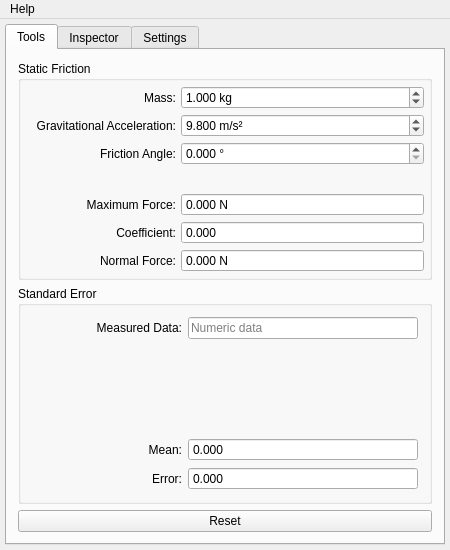
<?xml version="1.0" encoding="UTF-8"?>
<ui version="4.0">
 <class>MovimentoWindow</class>
 <widget class="QMainWindow" name="MovimentoWindow">
  <property name="geometry">
   <rect>
    <x>0</x>
    <y>0</y>
    <width>450</width>
    <height>550</height>
   </rect>
  </property>
  <property name="minimumSize">
   <size>
    <width>450</width>
    <height>550</height>
   </size>
  </property>
  <property name="maximumSize">
   <size>
    <width>450</width>
    <height>550</height>
   </size>
  </property>
  <property name="windowTitle">
   <string>Movimento</string>
  </property>
  <property name="locale">
   <locale language="English" country="UnitedStates"/>
  </property>
  <widget class="QWidget" name="centralWidget">
   <layout class="QGridLayout" name="centralWidgetLayout">
    <property name="leftMargin">
     <number>5</number>
    </property>
    <property name="topMargin">
     <number>5</number>
    </property>
    <property name="rightMargin">
     <number>5</number>
    </property>
    <property name="bottomMargin">
     <number>5</number>
    </property>
    <property name="spacing">
     <number>5</number>
    </property>
    <item row="0" column="0">
     <widget class="QTabWidget" name="movimentoTabs">
      <property name="currentIndex">
       <number>0</number>
      </property>
      <widget class="QWidget" name="ToolsTab">
       <attribute name="title">
        <string>Tools</string>
       </attribute>
       <layout class="QFormLayout" name="formLayout">
        <item row="0" column="0" colspan="2">
         <widget class="QGroupBox" name="staticFrictionToolsGroup">
          <property name="title">
           <string>Static Friction</string>
          </property>
          <layout class="QFormLayout" name="staticFrictionToolsGroupLayout">
           <property name="horizontalSpacing">
            <number>5</number>
           </property>
           <property name="verticalSpacing">
            <number>5</number>
           </property>
           <property name="leftMargin">
            <number>5</number>
           </property>
           <property name="topMargin">
            <number>5</number>
           </property>
           <property name="rightMargin">
            <number>5</number>
           </property>
           <property name="bottomMargin">
            <number>5</number>
           </property>
           <item row="0" column="0">
            <widget class="QLabel" name="massToolsLabel">
             <property name="minimumSize">
              <size>
               <width>150</width>
               <height>0</height>
              </size>
             </property>
             <property name="text">
              <string>Mass:</string>
             </property>
             <property name="alignment">
              <set>Qt::AlignRight|Qt::AlignTrailing|Qt::AlignVCenter</set>
             </property>
            </widget>
           </item>
           <item row="0" column="1">
            <widget class="QDoubleSpinBox" name="massToolsField">
             <property name="suffix">
              <string> kg</string>
             </property>
             <property name="decimals">
              <number>3</number>
             </property>
             <property name="maximum">
              <double>100.000000000000000</double>
             </property>
             <property name="singleStep">
              <double>0.001000000000000</double>
             </property>
             <property name="value">
              <double>1.000000000000000</double>
             </property>
            </widget>
           </item>
           <item row="1" column="0">
            <widget class="QLabel" name="gravitationalAccelerationToolsLabel">
             <property name="minimumSize">
              <size>
               <width>150</width>
               <height>0</height>
              </size>
             </property>
             <property name="text">
              <string>Gravitational Acceleration:</string>
             </property>
             <property name="alignment">
              <set>Qt::AlignRight|Qt::AlignTrailing|Qt::AlignVCenter</set>
             </property>
            </widget>
           </item>
           <item row="1" column="1">
            <widget class="QDoubleSpinBox" name="gravitationalAccelerationToolsField">
             <property name="suffix">
              <string> m/s²</string>
             </property>
             <property name="decimals">
              <number>3</number>
             </property>
             <property name="maximum">
              <double>100.000000000000000</double>
             </property>
             <property name="singleStep">
              <double>0.001000000000000</double>
             </property>
             <property name="value">
              <double>9.800000000000001</double>
             </property>
            </widget>
           </item>
           <item row="2" column="0">
            <widget class="QLabel" name="frictionAngleToolsLabel">
             <property name="minimumSize">
              <size>
               <width>150</width>
               <height>0</height>
              </size>
             </property>
             <property name="text">
              <string>Friction Angle:</string>
             </property>
             <property name="alignment">
              <set>Qt::AlignRight|Qt::AlignTrailing|Qt::AlignVCenter</set>
             </property>
            </widget>
           </item>
           <item row="2" column="1">
            <widget class="QDoubleSpinBox" name="frictionAngleToolsField">
             <property name="suffix">
              <string> °</string>
             </property>
             <property name="decimals">
              <number>3</number>
             </property>
             <property name="maximum">
              <double>90.000000000000000</double>
             </property>
             <property name="singleStep">
              <double>0.001000000000000</double>
             </property>
            </widget>
           </item>
           <item row="4" column="1">
            <widget class="QDoubleSpinBox" name="maximumForceToolsField">
             <property name="readOnly">
              <bool>true</bool>
             </property>
             <property name="buttonSymbols">
              <enum>QAbstractSpinBox::NoButtons</enum>
             </property>
             <property name="suffix">
              <string> N</string>
             </property>
             <property name="decimals">
              <number>3</number>
             </property>
             <property name="maximum">
              <double>1000000.000000000000000</double>
             </property>
            </widget>
           </item>
           <item row="5" column="1">
            <widget class="QDoubleSpinBox" name="coefficientToolsField">
             <property name="readOnly">
              <bool>true</bool>
             </property>
             <property name="buttonSymbols">
              <enum>QAbstractSpinBox::NoButtons</enum>
             </property>
             <property name="decimals">
              <number>3</number>
             </property>
             <property name="maximum">
              <double>1000000.000000000000000</double>
             </property>
            </widget>
           </item>
           <item row="4" column="0">
            <widget class="QLabel" name="maximumForceToolsLabel">
             <property name="minimumSize">
              <size>
               <width>150</width>
               <height>0</height>
              </size>
             </property>
             <property name="text">
              <string>Maximum Force:</string>
             </property>
             <property name="alignment">
              <set>Qt::AlignRight|Qt::AlignTrailing|Qt::AlignVCenter</set>
             </property>
            </widget>
           </item>
           <item row="5" column="0">
            <widget class="QLabel" name="coefficientToolsLabel">
             <property name="minimumSize">
              <size>
               <width>150</width>
               <height>0</height>
              </size>
             </property>
             <property name="text">
              <string>Coefficient:</string>
             </property>
             <property name="alignment">
              <set>Qt::AlignRight|Qt::AlignTrailing|Qt::AlignVCenter</set>
             </property>
            </widget>
           </item>
           <item row="6" column="1">
            <widget class="QDoubleSpinBox" name="normalForceToolsField">
             <property name="readOnly">
              <bool>true</bool>
             </property>
             <property name="buttonSymbols">
              <enum>QAbstractSpinBox::NoButtons</enum>
             </property>
             <property name="suffix">
              <string> N</string>
             </property>
             <property name="decimals">
              <number>3</number>
             </property>
             <property name="maximum">
              <double>1000000.000000000000000</double>
             </property>
            </widget>
           </item>
           <item row="6" column="0">
            <widget class="QLabel" name="normalForceToolsLabel">
             <property name="minimumSize">
              <size>
               <width>150</width>
               <height>0</height>
              </size>
             </property>
             <property name="text">
              <string>Normal Force:</string>
             </property>
             <property name="alignment">
              <set>Qt::AlignRight|Qt::AlignTrailing|Qt::AlignVCenter</set>
             </property>
            </widget>
           </item>
           <item row="3" column="1">
            <spacer name="staticFrictionToolsSpacer">
             <property name="orientation">
              <enum>Qt::Vertical</enum>
             </property>
             <property name="sizeHint" stdset="0">
              <size>
               <width>20</width>
               <height>5</height>
              </size>
             </property>
            </spacer>
           </item>
          </layout>
         </widget>
        </item>
        <item row="3" column="0" colspan="2">
         <widget class="QPushButton" name="resetToolsButton">
          <property name="text">
           <string>Reset</string>
          </property>
         </widget>
        </item>
        <item row="2" column="0" colspan="2">
         <widget class="QGroupBox" name="standardErrorToolsGroup">
          <property name="title">
           <string>Standard Error</string>
          </property>
          <layout class="QFormLayout" name="standardErrorToolsGroupLayout">
           <item row="0" column="0">
            <widget class="QLabel" name="measuredDataToolsLabel">
             <property name="minimumSize">
              <size>
               <width>150</width>
               <height>0</height>
              </size>
             </property>
             <property name="text">
              <string>Measured Data:</string>
             </property>
             <property name="alignment">
              <set>Qt::AlignRight|Qt::AlignTrailing|Qt::AlignVCenter</set>
             </property>
            </widget>
           </item>
           <item row="0" column="1">
            <widget class="QLineEdit" name="measuredDataToolsField">
             <property name="placeholderText">
              <string>Numeric data</string>
             </property>
            </widget>
           </item>
           <item row="2" column="1">
            <widget class="QDoubleSpinBox" name="meanToolsField">
             <property name="readOnly">
              <bool>true</bool>
             </property>
             <property name="buttonSymbols">
              <enum>QAbstractSpinBox::NoButtons</enum>
             </property>
             <property name="decimals">
              <number>3</number>
             </property>
             <property name="maximum">
              <double>1000000.000000000000000</double>
             </property>
            </widget>
           </item>
           <item row="2" column="0">
            <widget class="QLabel" name="meanToolsLabel">
             <property name="minimumSize">
              <size>
               <width>150</width>
               <height>0</height>
              </size>
             </property>
             <property name="text">
              <string>Mean:</string>
             </property>
             <property name="alignment">
              <set>Qt::AlignRight|Qt::AlignTrailing|Qt::AlignVCenter</set>
             </property>
            </widget>
           </item>
           <item row="1" column="1">
            <spacer name="standardErrorToolsSpacer">
             <property name="orientation">
              <enum>Qt::Vertical</enum>
             </property>
             <property name="sizeHint" stdset="0">
              <size>
               <width>20</width>
               <height>5</height>
              </size>
             </property>
            </spacer>
           </item>
           <item row="3" column="1">
            <widget class="QDoubleSpinBox" name="errorToolsField">
             <property name="readOnly">
              <bool>true</bool>
             </property>
             <property name="buttonSymbols">
              <enum>QAbstractSpinBox::NoButtons</enum>
             </property>
             <property name="decimals">
              <number>3</number>
             </property>
             <property name="maximum">
              <double>1000000.000000000000000</double>
             </property>
            </widget>
           </item>
           <item row="3" column="0">
            <widget class="QLabel" name="errorToolsLabel">
             <property name="minimumSize">
              <size>
               <width>150</width>
               <height>0</height>
              </size>
             </property>
             <property name="text">
              <string>Error:</string>
             </property>
             <property name="alignment">
              <set>Qt::AlignRight|Qt::AlignTrailing|Qt::AlignVCenter</set>
             </property>
            </widget>
           </item>
          </layout>
         </widget>
        </item>
       </layout>
      </widget>
      <widget class="QWidget" name="inspectorTab">
       <property name="enabled">
        <bool>false</bool>
       </property>
       <attribute name="title">
        <string>Inspector</string>
       </attribute>
       <layout class="QFormLayout" name="inspectorTabLayout">
        <property name="horizontalSpacing">
         <number>5</number>
        </property>
        <property name="verticalSpacing">
         <number>5</number>
        </property>
        <property name="leftMargin">
         <number>5</number>
        </property>
        <property name="topMargin">
         <number>5</number>
        </property>
        <property name="rightMargin">
         <number>5</number>
        </property>
        <property name="bottomMargin">
         <number>5</number>
        </property>
        <item row="0" column="0" colspan="2">
         <widget class="QGroupBox" name="simulationGroup">
          <property name="title">
           <string>Simulation</string>
          </property>
          <layout class="QVBoxLayout" name="verticalLayout">
           <property name="leftMargin">
            <number>5</number>
           </property>
           <property name="topMargin">
            <number>5</number>
           </property>
           <property name="rightMargin">
            <number>5</number>
           </property>
           <property name="bottomMargin">
            <number>5</number>
           </property>
           <item>
            <widget class="QProgressBar" name="progressBar">
             <property name="maximumSize">
              <size>
               <width>16777215</width>
               <height>10</height>
              </size>
             </property>
             <property name="value">
              <number>0</number>
             </property>
             <property name="textVisible">
              <bool>false</bool>
             </property>
            </widget>
           </item>
           <item>
            <widget class="QPushButton" name="startButton">
             <property name="text">
              <string>Start</string>
             </property>
             <property name="checkable">
              <bool>true</bool>
             </property>
            </widget>
           </item>
          </layout>
         </widget>
        </item>
        <item row="1" column="0" colspan="2">
         <widget class="QGroupBox" name="staticFrictionGroup">
          <property name="title">
           <string>Static Friction</string>
          </property>
          <layout class="QVBoxLayout" name="staticFrictionGroupLayout">
           <property name="spacing">
            <number>5</number>
           </property>
           <property name="leftMargin">
            <number>5</number>
           </property>
           <property name="topMargin">
            <number>5</number>
           </property>
           <property name="rightMargin">
            <number>5</number>
           </property>
           <property name="bottomMargin">
            <number>5</number>
           </property>
           <item>
            <widget class="QLabel" name="dataRequestWarning">
             <property name="text">
              <string>No available data.
Start simulation to compute force data.</string>
             </property>
             <property name="alignment">
              <set>Qt::AlignCenter</set>
             </property>
            </widget>
           </item>
           <item>
            <layout class="QFormLayout" name="staticFrictionLayout">
             <property name="horizontalSpacing">
              <number>5</number>
             </property>
             <property name="verticalSpacing">
              <number>5</number>
             </property>
             <item row="0" column="0">
              <widget class="QLabel" name="maximumForceLabel">
               <property name="minimumSize">
                <size>
                 <width>150</width>
                 <height>0</height>
                </size>
               </property>
               <property name="text">
                <string>Maximum Force:</string>
               </property>
               <property name="alignment">
                <set>Qt::AlignRight|Qt::AlignTrailing|Qt::AlignVCenter</set>
               </property>
              </widget>
             </item>
             <item row="0" column="1">
              <widget class="QDoubleSpinBox" name="maximumForceField">
               <property name="readOnly">
                <bool>true</bool>
               </property>
               <property name="buttonSymbols">
                <enum>QAbstractSpinBox::NoButtons</enum>
               </property>
               <property name="suffix">
                <string> N</string>
               </property>
               <property name="decimals">
                <number>3</number>
               </property>
               <property name="maximum">
                <double>1000000.000000000000000</double>
               </property>
              </widget>
             </item>
             <item row="1" column="1">
              <widget class="QDoubleSpinBox" name="coefficientField">
               <property name="readOnly">
                <bool>true</bool>
               </property>
               <property name="buttonSymbols">
                <enum>QAbstractSpinBox::NoButtons</enum>
               </property>
               <property name="decimals">
                <number>3</number>
               </property>
               <property name="maximum">
                <double>1000000.000000000000000</double>
               </property>
              </widget>
             </item>
             <item row="2" column="1">
              <widget class="QDoubleSpinBox" name="normalForceField">
               <property name="readOnly">
                <bool>true</bool>
               </property>
               <property name="buttonSymbols">
                <enum>QAbstractSpinBox::NoButtons</enum>
               </property>
               <property name="suffix">
                <string> N</string>
               </property>
               <property name="decimals">
                <number>3</number>
               </property>
               <property name="maximum">
                <double>1000000.000000000000000</double>
               </property>
              </widget>
             </item>
             <item row="1" column="0">
              <widget class="QLabel" name="coefficientLabel">
               <property name="minimumSize">
                <size>
                 <width>150</width>
                 <height>0</height>
                </size>
               </property>
               <property name="text">
                <string>Coefficient:</string>
               </property>
               <property name="alignment">
                <set>Qt::AlignRight|Qt::AlignTrailing|Qt::AlignVCenter</set>
               </property>
              </widget>
             </item>
             <item row="2" column="0">
              <widget class="QLabel" name="normalForceLabel">
               <property name="minimumSize">
                <size>
                 <width>150</width>
                 <height>0</height>
                </size>
               </property>
               <property name="text">
                <string>Normal Force:</string>
               </property>
               <property name="alignment">
                <set>Qt::AlignRight|Qt::AlignTrailing|Qt::AlignVCenter</set>
               </property>
              </widget>
             </item>
            </layout>
           </item>
          </layout>
         </widget>
        </item>
       </layout>
      </widget>
      <widget class="QWidget" name="settingsTab">
       <attribute name="title">
        <string>Settings</string>
       </attribute>
       <layout class="QFormLayout" name="settingsTabLayout">
        <property name="horizontalSpacing">
         <number>5</number>
        </property>
        <property name="verticalSpacing">
         <number>5</number>
        </property>
        <property name="leftMargin">
         <number>5</number>
        </property>
        <property name="topMargin">
         <number>5</number>
        </property>
        <property name="rightMargin">
         <number>5</number>
        </property>
        <property name="bottomMargin">
         <number>5</number>
        </property>
        <item row="0" column="0" colspan="2">
         <widget class="QGroupBox" name="objectGroup">
          <property name="enabled">
           <bool>false</bool>
          </property>
          <property name="title">
           <string>Object</string>
          </property>
          <layout class="QFormLayout" name="simulationGroupLayout">
           <property name="horizontalSpacing">
            <number>5</number>
           </property>
           <property name="verticalSpacing">
            <number>5</number>
           </property>
           <property name="leftMargin">
            <number>5</number>
           </property>
           <property name="topMargin">
            <number>5</number>
           </property>
           <property name="rightMargin">
            <number>5</number>
           </property>
           <property name="bottomMargin">
            <number>5</number>
           </property>
           <item row="0" column="0">
            <widget class="QLabel" name="massLabel">
             <property name="minimumSize">
              <size>
               <width>150</width>
               <height>0</height>
              </size>
             </property>
             <property name="text">
              <string>Mass:</string>
             </property>
             <property name="alignment">
              <set>Qt::AlignRight|Qt::AlignTrailing|Qt::AlignVCenter</set>
             </property>
            </widget>
           </item>
           <item row="0" column="1">
            <widget class="QDoubleSpinBox" name="massField">
             <property name="suffix">
              <string> kg</string>
             </property>
             <property name="decimals">
              <number>3</number>
             </property>
             <property name="maximum">
              <double>100.000000000000000</double>
             </property>
             <property name="singleStep">
              <double>0.001000000000000</double>
             </property>
             <property name="value">
              <double>1.000000000000000</double>
             </property>
            </widget>
           </item>
           <item row="2" column="1">
            <widget class="QPushButton" name="resetButton">
             <property name="text">
              <string>Reset</string>
             </property>
            </widget>
           </item>
           <item row="1" column="1">
            <widget class="QDoubleSpinBox" name="gravitationalAccelerationField">
             <property name="suffix">
              <string> m/s²</string>
             </property>
             <property name="decimals">
              <number>3</number>
             </property>
             <property name="maximum">
              <double>100.000000000000000</double>
             </property>
             <property name="singleStep">
              <double>0.001000000000000</double>
             </property>
             <property name="value">
              <double>9.800000000000001</double>
             </property>
            </widget>
           </item>
           <item row="1" column="0">
            <widget class="QLabel" name="gravitationalAccelerationLabel">
             <property name="minimumSize">
              <size>
               <width>150</width>
               <height>0</height>
              </size>
             </property>
             <property name="text">
              <string>Gravitational Acceleration:</string>
             </property>
             <property name="alignment">
              <set>Qt::AlignRight|Qt::AlignTrailing|Qt::AlignVCenter</set>
             </property>
            </widget>
           </item>
          </layout>
         </widget>
        </item>
        <item row="1" column="0" colspan="2">
         <widget class="QGroupBox" name="deviceGroup">
          <property name="title">
           <string>Device</string>
          </property>
          <layout class="QFormLayout" name="deviceGroupLayout">
           <property name="horizontalSpacing">
            <number>5</number>
           </property>
           <property name="verticalSpacing">
            <number>5</number>
           </property>
           <property name="leftMargin">
            <number>5</number>
           </property>
           <property name="topMargin">
            <number>5</number>
           </property>
           <property name="rightMargin">
            <number>5</number>
           </property>
           <property name="bottomMargin">
            <number>5</number>
           </property>
           <item row="0" column="1">
            <widget class="QPushButton" name="connectButton">
             <property name="text">
              <string>Connect</string>
             </property>
             <property name="checkable">
              <bool>true</bool>
             </property>
            </widget>
           </item>
           <item row="0" column="0">
            <spacer name="connectButtonSpacer">
             <property name="orientation">
              <enum>Qt::Horizontal</enum>
             </property>
             <property name="sizeHint" stdset="0">
              <size>
               <width>150</width>
               <height>20</height>
              </size>
             </property>
            </spacer>
           </item>
          </layout>
         </widget>
        </item>
       </layout>
      </widget>
     </widget>
    </item>
   </layout>
  </widget>
  <widget class="QMenuBar" name="menuBar">
   <property name="geometry">
    <rect>
     <x>0</x>
     <y>0</y>
     <width>450</width>
     <height>20</height>
    </rect>
   </property>
   <widget class="QMenu" name="menuHelp">
    <property name="title">
     <string>Help</string>
    </property>
    <addaction name="actionAboutMovimento"/>
   </widget>
   <addaction name="menuHelp"/>
  </widget>
  <action name="actionAboutMovimento">
   <property name="text">
    <string>About Movimento...</string>
   </property>
  </action>
 </widget>
 <layoutdefault spacing="6" margin="11"/>
 <resources/>
 <connections/>
</ui>
